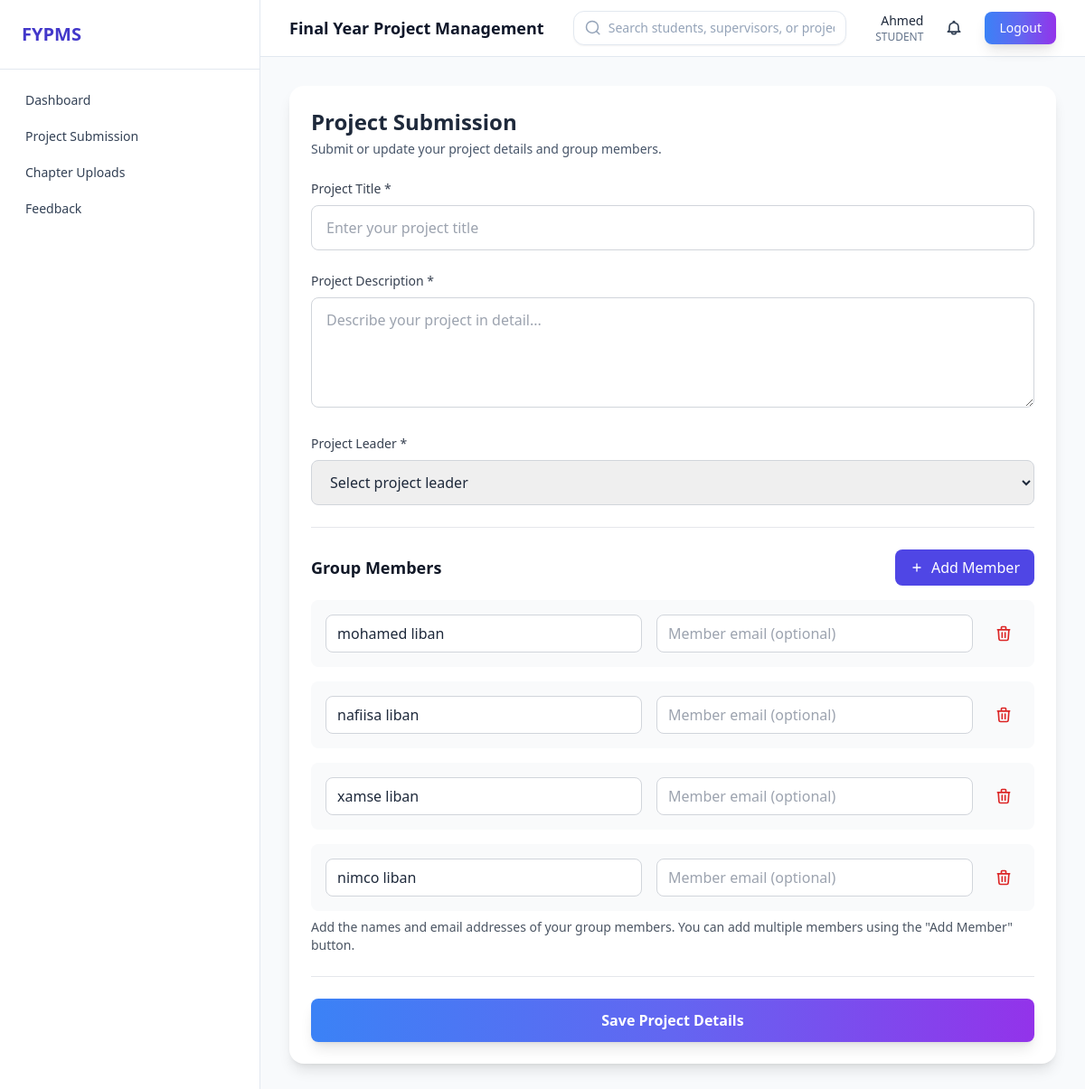
/projects/my-project/ (signed in), run on the app's committed database.
### users/models.py (models this page shows, shortened)
class User(AbstractUser):
    class Role(models.TextChoices):
        ADMIN = "ADMIN", "Admin"
        SUPERVISOR = "SUPERVISOR", "Supervisor"
        STUDENT = "STUDENT", "Student"
    role = models.CharField(
        max_length=20,
        choices=Role.choices,
        default=Role.STUDENT,
    )

### projects/models.py (models this page shows, shortened)
class GroupMember(models.Model):
    project = models.ForeignKey(Project, on_delete=models.CASCADE, related_name="group_members")
    name = models.CharField(max_length=255, help_text="Full name of the group member")
    email = models.EmailField(blank=True, help_text="Email address of the group member (optional)")
    class Meta:
        unique_together = ['project', 'name']

### projects/views.py (the view, shortened to what this page needs)
# urls.py: path("my-project/", ProjectCreateUpdateView.as_view(), name="student-project"),
class ProjectCreateUpdateView(StudentRequiredMixin, FormView):
    template_name = "projects/project_form.html"
    form_class = ProjectForm
    success_url = reverse_lazy("projects:student-project")
    def get_context_data(self, **kwargs):
        context = super().get_context_data(**kwargs)
        project = Project.objects.filter(student=self.request.user).first()
        if project:
            context['group_members'] = project.group_members.all()
        else:
            context['group_members'] = []
        context['group_member_form'] = GroupMemberForm()
        return context

### projects/forms.py
class ProjectForm(forms.ModelForm):
    class Meta:
        model = Project
        fields = ["project_title", "description", "leader"]
    def __init__(self, *args, **kwargs):
        super().__init__(*args, **kwargs)
        self.fields['leader'].queryset = User.objects.filter(role=User.Role.STUDENT)

class GroupMemberForm(forms.ModelForm):
    class Meta:
        model = GroupMember
        fields = ["name", "email"]
        widgets = {
            'name': forms.TextInput(attrs={'class': 'form-input', 'placeholder': 'Enter member name'}),
            'email': forms.EmailInput(attrs={'class': 'form-input', 'placeholder': 'Enter member email (optional)'}),
        }

### users/context_processors.py (called while the page is built)
def unread_notification_count(request):
    user = getattr(request, "user", None)
    if not user or not user.is_authenticated:
        return {"unread_notification_count": 0}
    from projects.models import Notification
    return {
        "unread_notification_count": Notification.objects.filter(user=user, is_read=False).count()
        if user.role in {User.Role.ADMIN, User.Role.SUPERVISOR, User.Role.STUDENT}
        else 0
    }

def unread_notification_preview(request):
    user = getattr(request, "user", None)
    if not user or not user.is_authenticated:
        return {"unread_notifications_nav": []}
    unread_qs = Notification.objects.filter(user=user, is_read=False).order_by("-created_at")[:5]
    return {"unread_notifications_nav": unread_qs}

### users/mixins.py (called while the page is built)
    def test_func(self):
        return self.request.user.role in self.allowed_roles or self.request.user.is_superuser

### templates/projects/project_form.html (shortened to what this page needs)
{% extends "base.html" %}
{% block content %}
<div class="mx-auto max-w-4xl rounded-2xl bg-white p-6 shadow-lg">
    <h2 class="mb-1 text-2xl font-bold">Project Submission</h2>
    <p class="mb-6 text-sm text-slate-600">Submit or update your project details and group members.</p>
    <form method="post" class="space-y-6">
        <div>
            <label for="{{ form.project_title.id_for_label }}" class="block text-sm font-medium text-gray-700 mb-2">
                Project Title *
            </label>
            <input
                type="text"
                name="{{ form.project_title.name }}"
                id="{{ form.project_title.id_for_label }}"
                value="{{ form.project_title.value|default_if_none:'' }}"
                class="w-full px-4 py-3 border border-gray-300 rounded-lg focus:ring-2 focus:ring-indigo-500 focus:border-indigo-500 transition duration-200"
                placeholder="Enter your project title"
                required
            >
        </div>
        <div>
            <label for="{{ form.description.id_for_label }}" class="block text-sm font-medium text-gray-700 mb-2">
                Project Description *
            </label>
            <textarea
                name="{{ form.description.name }}"
                id="{{ form.description.id_for_label }}"
                rows="4"
                class="w-full px-4 py-3 border border-gray-300 rounded-lg focus:ring-2 focus:ring-indigo-500 focus:border-indigo-500 transition duration-200 resize-vertical"
                placeholder="Describe your project in detail..."
                required
            >{{ form.description.value|default_if_none:'' }}</textarea>
        </div>
        <div>
            <label for="{{ form.leader.id_for_label }}" class="block text-sm font-medium text-gray-700 mb-2">
                Project Leader *
            </label>
            <select
                name="{{ form.leader.name }}"
                id="{{ form.leader.id_for_label }}"
                class="w-full px-4 py-3 border border-gray-300 rounded-lg focus:ring-2 focus:ring-indigo-500 focus:border-indigo-500 transition duration-200"
                required
            >
                <option value="">Select project leader</option>
            </select>
        </div>
        <div class="border-t pt-6">
            <div class="flex items-center justify-between mb-4">
                <h3 class="text-lg font-semibold text-gray-900">Group Members</h3>
                <button type="button" onclick="addMember()" class="bg-indigo-600 text-white px-4 py-2 rounded-lg hover:bg-indigo-700 transition duration-200 flex items-center">
                    <svg class="w-4 h-4 mr-2" fill="none" stroke="currentColor" viewBox="0 0 24 24">
                        <path stroke-linecap="round" stroke-linejoin="round" stroke-width="2" d="M12 6v6m0 0v6m0-6h6m-6 0H6"></path>
                    </svg>
                    Add Member
                </button>
            </div>
            <div id="membersContainer" class="space-y-4">
                {% for member in group_members %}
                <div class="member-row flex items-center space-x-4 p-4 bg-gray-50 rounded-lg">
                    <div class="flex-1">
                        <input
                            type="text"
                            name="member_name[]"
                            value="{{ member.name }}"
                            class="w-full px-3 py-2 border border-gray-300 rounded-lg focus:ring-2 focus:ring-indigo-500 focus:border-indigo-500"
                            placeholder="Member name"
                            required
                        >
                    </div>
                    <div class="flex-1">
                        <input
                            type="email"
                            name="member_email[]"
                            value="{{ member.email }}"
                            class="w-full px-3 py-2 border border-gray-300 rounded-lg focus:ring-2 focus:ring-indigo-500 focus:border-indigo-500"
                            placeholder="Member email (optional)"
                        >
                    </div>
                    <button type="button" onclick="removeMember(this)" class="text-red-600 hover:text-red-800 p-2">
                        <svg class="w-5 h-5" fill="none" stroke="currentColor" viewBox="0 0 24 24">
                            <path stroke-linecap="round" stroke-linejoin="round" stroke-width="2" d="M19 7l-.867 12.142A2 2 0 0116.138 21H7.862a2 2 0 01-1.995-1.858L5 7m5 4v6m4-6v6m1-10V4a1 1 0 00-1-1h-4a1 1 0 00-1 1v3M4 7h16"></path>
                        </svg>
                    </button>
                </div>
                {% endfor %}
            </div>
            <p class="text-sm text-gray-600 mt-2">
                Add the names and email addresses of your group members. You can add multiple members using the "Add Member" button.
            </p>
        </div>
        <div class="pt-6 border-t">
            <button type="submit" class="w-full bg-gradient-to-r from-blue-500 via-indigo-500 to-purple-600 text-white py-3 px-6 rounded-lg font-semibold hover:from-blue-600 hover:via-indigo-600 hover:to-purple-700 transition duration-300 shadow-lg">
                Save Project Details
            </button>
        </div>
    </form>
</div>
{% endblock %}

### templates/partials/navbar.html (shortened to what this page needs)
<header class="sticky top-0 z-30 border-b border-slate-200 bg-white/90 backdrop-blur">
    <div class="flex items-center justify-between px-4 py-3 sm:px-6 lg:px-8">
        <div class="flex items-center gap-3">
            <h1 class="text-lg font-semibold text-slate-900">Final Year Project Management</h1>
        </div>
        <div class="flex flex-1 items-center justify-center px-4 sm:px-6 lg:px-8">
            <div
                id="navbarSearchRoot"
                data-search-url="{% url 'projects:search' %}"
                data-search-ajax-url="{% url 'projects:search-ajax' %}"
                class="w-full max-w-xl"
            >
                <form method="get" action="{% url 'projects:search' %}" class="w-full">
                    <div class="relative">
                        <div class="flex items-center gap-2 rounded-xl border border-slate-200 bg-white px-3 py-2 shadow-sm">
                            <svg class="h-5 w-5 text-slate-400" fill="none" stroke="currentColor" viewBox="0 0 24 24">
                                <path stroke-linecap="round" stroke-linejoin="round" stroke-width="2" d="M21 21l-4.35-4.35m0 0A7.5 7.5 0 104.5 4.5a7.5 7.5 0 0012.15 12.15z"></path>
                            </svg>
                            <input
                                id="navbarSearchInput"
                                type="text"
                                name="q"
                                placeholder="Search students, supervisors, or projects..."
                                autocomplete="off"
                                spellcheck="false"
                                class="w-full bg-transparent text-sm outline-none placeholder:text-slate-400"
                                value="{{ request.GET.q|default_if_none:'' }}"
                            />
                        </div>
                    </div>
                </form>
            </div>
        </div>
        <div class="flex items-center gap-4">
            <div class="hidden text-right sm:block">
                <p class="text-sm font-medium">{{ user.username }}</p>
                <p class="text-xs text-slate-500">{{ user.role }}</p>
            </div>
            <div class="relative">
                <button
                    id="notifToggle"
                    type="button"
                    aria-haspopup="menu"
                    aria-expanded="false"
                    aria-controls="notifMenu"
                    class="relative rounded-lg p-2 text-slate-700 hover:bg-slate-100 transition"
                    onclick="toggleNotificationsMenu()"
                >
                </button>
            </div>
            <form method="post" action="{% url 'users:logout' %}">
                <button type="submit" class="rounded-lg bg-gradient-to-r from-blue-500 via-indigo-500 to-purple-600 px-4 py-2 text-sm font-medium text-white shadow-lg transition-all duration-300 hover:scale-105">
                    Logout
                </button>
            </form>
        </div>
    </div>
</header>

### data on the page
User: username "Ahmed", role "STUDENT"
GroupMember: name "mohamed liban"
GroupMember: name "nafiisa liban"
GroupMember: name "xamse liban"
GroupMember: name "nimco liban"
